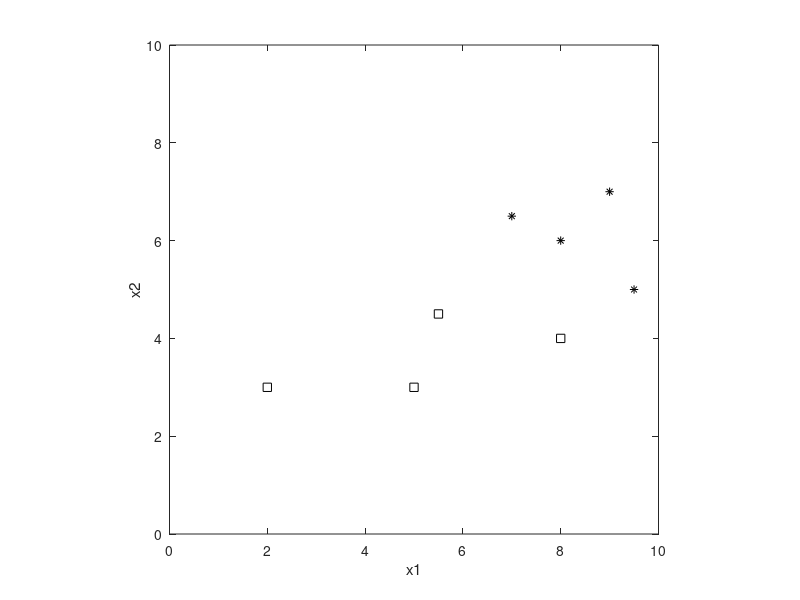

This figure's MATLAB source: (Note: this script raises an error after producing the figure.)
%% Gradient Descent Algorithm for the Single Neuron
% dataset test1.dat is a toy data set
% alpha = 0.1 used for regularization.

% Load dataset
load test1.dat
X = [ones(8,1) test1(:,1:2)];
t = test1(:,3);

% Plot data
figure(1); clf
plot(X(1:4,2),X(1:4,3),'ks'); hold on
plot(X(5:8,2),X(5:8,3),'k*')
xlim([0 10]); ylim([0 10]); axis square
xlabel('x1'); ylabel('x2')

% Randomly initialize weights and bias
W = rand(1,3);

% Loop T times
T = 50000;
eta = 0.01;
alpha = 0.1;
y = @(W) sigmf(W*X', [1 0]);
for i = 1:T
    grad = -(t' - y(W))*X +alpha*W;
    W = W - eta*grad;
end

% Plot learned function
figure(1); hold on
learned_y = @(X) sigmf(W*X', [1 0]);
x1 = linspace(0,10);
x2=x1;
[x1 x2] = meshgrid(x1, x2);
learned_y_cont = reshape(learned_y([ones(10000,1) x1(:), x2(:)]), 100, 100);
contour(x1, x2, learned_y_cont, [0.27 0.73], '--k'); hold on
contour(x1, x2, learned_y_cont, [0.5 0.5], 'k')

% Seems overconfident away from decision boundary; that is, I don't believe
% the decision boundary is very reliable away from the data.
